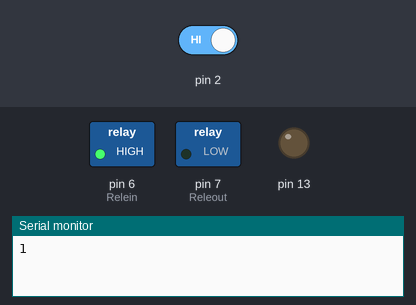
Recording of a sketch running on a simulated Arduino Uno, built with avr-gcc and run on an emulated ATmega328P. On the bench: switched loads named in the sketch (green lamp = pin HIGH), output pins drawn as LEDs (lit = HIGH), the last lines printed to the serial monitor. The inputs (shaded band) are chosen by the test bench; at power-on: pin 2 HIGH.

Above: at 1.2 s.
1.3 s: pin 2 driven LOW
At 6.1 s:
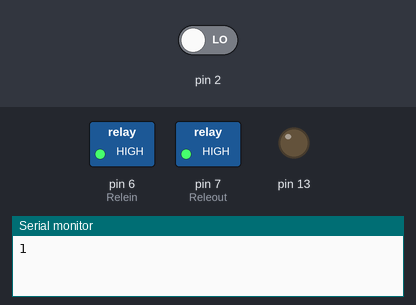
At 15.0 s:
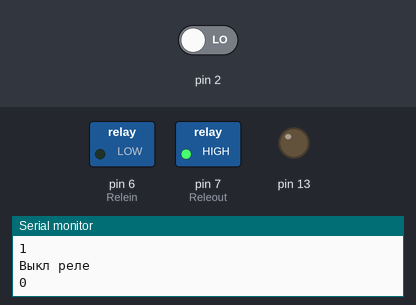
15.3 s: pin 2 driven HIGH
At 22.6 s:
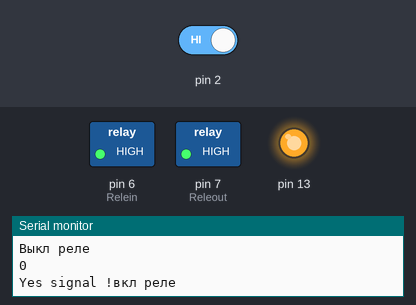
Timing chart, 0 to 34.5 s (numbered marks = the images above; inputs shaded):
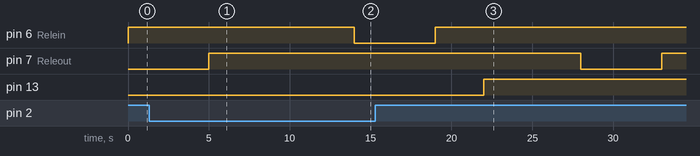

The sketch:

btn.ino
```cpp
/*
   Получение сигналов с реле
   Попеременное переключение реле
   Подключено два реле
   Если замкнуть 2 контакт будет включаться второе реле
   Если не замкнуть переключение будет на первосм реле
*/

// Инициализация пинов
const int In2     = 4;                // Входной датчик 1
const int In1     = 5;                // Входной датчик 2
const int Relein  = 6;                // Реле входное
const int Releout = 7;                // Реле выходное

// Global variables
int knopka= 0;
int dis   = 0;
int din   = 0;
int stage = 0;
int inr   = 0;

// Настройка
void setup() {

  // Входные пины 4 и 5
  pinMode(In1,     INPUT);         // устанавливаем режим работы вывода, как "вход"
  pinMode(In2,     INPUT);         // устанавливаем режим работы вывода, как "вход"

  // Выходные пины 6 и 7
  pinMode(Relein,  OUTPUT);      // устанавливаем режим работы вывода, как "выход"
  pinMode(Releout, OUTPUT);      // устанавливаем режим работы вывода, как "выход"
  pinMode(13, OUTPUT);           // устанавливаем режим работы вывода, как "выход"

  pinMode(1, INPUT_PULLUP);      // Датчик 1 - замыкается на землю
  pinMode(2, INPUT_PULLUP);      // Датчик 2 - замыкается на землю

  // Скорость чтения порта
  Serial.begin(9600);

  // Внимание !!!!
  // Выключение реле при старте
  // Для включения реле необходимо подать сигнал  - LOW
  // Для выключения реле необходимо подать сигнал - HIGH
  digitalWrite(Relein,HIGH);
  digitalWrite(Releout,HIGH);
}


/*

  Основной цикл

 */

void loop() {

  // снимаем показания кнопки
  int sensorVal = digitalRead(2);

  // выводим в Serial Monitor
  Serial.println(sensorVal);

  // Помните, что при использовании подтягивающего к питанию резистора,
  // состояние кнопки инвертировано
  // В не нажатом состоянии кнопка имеет значение HIGH, и LOW при нажатии.
  // При нажатии на кнопку включим светодиод, при отпускании - выключим


  // Если замкнут второй контакт работает второе реле
  // если разомкнут работает - первое реле
  if (sensorVal == HIGH) {
     relemig(Releout);
     Serial.println("Выкл реле");
     digitalWrite(13, LOW);
  } else {
     relemig(Relein);
     Serial.println("Yes signal !вкл реле" );
     digitalWrite(13, HIGH);
  }

     // 60000=1 min
     delay(6000);
     // digitalWrite(13,HIGH);
     // delay(1000);
     // relemig(Releout);
     // Serial.println(inr);

    // digitalWrite(Relein,LOW);
    // digitalWrite(Releout,HIGH);
    // delay(3000);
    // digitalWrite(Releout,LOW);
}


/********************************************************
 * Функция включения на время реле по имени
 * Параметром является номер реле
 ********************************************************/
int relemig(int Nam){
    digitalWrite(Nam,  LOW);    // Включение
    delay(5000);                // Время сколько будет включено реле
    digitalWrite(Nam,  HIGH);   // Выключение
    delay(3000);                // Задержка перед выходом
    return HIGH;
}
```

Measured:
- after the input at 1.3 s, pin 6 (Relein): HIGH → LOW after 12.7 s; pin 7 (Releout): goes on until 5.0 s, then stays HIGH
- after the input at 15.3 s, pin 6 (Relein): goes on until 19.0 s, then stays HIGH; pin 7 (Releout): HIGH → LOW after 12.7 s, → HIGH 5.0 s later
